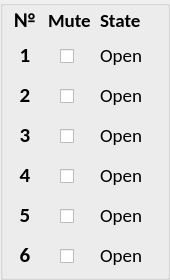
  <widget class="QGroupBox" name="stringsTable">
   <property name="geometry">
    <rect>
     <x>590</x>
     <y>50</y>
     <width>170</width>
     <height>280</height>
    </rect>
   </property>
   <property name="title">
    <string/>
   </property>
   <widget class="QGroupBox" name="stringsTitles">
    <property name="enabled">
     <bool>true</bool>
    </property>
    <property name="geometry">
     <rect>
      <x>10</x>
      <y>40</y>
      <width>30</width>
      <height>230</height>
     </rect>
    </property>
    <property name="font">
     <font>
      <family>Calibri</family>
      <pointsize>11</pointsize>
      <weight>50</weight>
      <bold>false</bold>
     </font>
    </property>
    <property name="styleSheet">
     <string notr="true">QGroupBox { border: none; }</string>
    </property>
    <property name="title">
     <string/>
    </property>
    <property name="flat">
     <bool>false</bool>
    </property>
    <property name="checkable">
     <bool>false</bool>
    </property>
    <property name="checked">
     <bool>false</bool>
    </property>
    <widget class="QLabel" name="labelString1">
     <property name="geometry">
      <rect>
       <x>5</x>
       <y>0</y>
       <width>20</width>
       <height>30</height>
      </rect>
     </property>
     <property name="font">
      <font>
       <family>Calibri</family>
       <pointsize>16</pointsize>
       <weight>75</weight>
       <bold>true</bold>
      </font>
     </property>
     <property name="text">
      <string>1</string>
     </property>
     <property name="alignment">
      <set>Qt::AlignCenter</set>
     </property>
    </widget>
    <widget class="QLabel" name="labelString3">
     <property name="geometry">
      <rect>
       <x>5</x>
       <y>80</y>
       <width>20</width>
       <height>30</height>
      </rect>
     </property>
     <property name="font">
      <font>
       <family>Calibri</family>
       <pointsize>16</pointsize>
       <weight>75</weight>
       <bold>true</bold>
      </font>
     </property>
     <property name="text">
      <string>3</string>
     </property>
     <property name="alignment">
      <set>Qt::AlignCenter</set>
     </property>
    </widget>
    <widget class="QLabel" name="labelString5">
     <property name="geometry">
      <rect>
       <x>5</x>
       <y>160</y>
       <width>20</width>
       <height>30</height>
      </rect>
     </property>
     <property name="font">
      <font>
       <family>Calibri</family>
       <pointsize>16</pointsize>
       <weight>75</weight>
       <bold>true</bold>
      </font>
     </property>
     <property name="text">
      <string>5</string>
     </property>
     <property name="alignment">
      <set>Qt::AlignCenter</set>
     </property>
    </widget>
    <widget class="QLabel" name="labelString6">
     <property name="geometry">
      <rect>
       <x>5</x>
       <y>200</y>
       <width>20</width>
       <height>30</height>
      </rect>
     </property>
     <property name="font">
      <font>
       <family>Calibri</family>
       <pointsize>16</pointsize>
       <weight>75</weight>
       <bold>true</bold>
      </font>
     </property>
     <property name="text">
      <string>6</string>
     </property>
     <property name="alignment">
      <set>Qt::AlignCenter</set>
     </property>
    </widget>
    <widget class="QLabel" name="labelString2">
     <property name="geometry">
      <rect>
       <x>5</x>
       <y>40</y>
       <width>20</width>
       <height>30</height>
      </rect>
     </property>
     <property name="font">
      <font>
       <family>Calibri</family>
       <pointsize>16</pointsize>
       <weight>75</weight>
       <bold>true</bold>
      </font>
     </property>
     <property name="text">
      <string>2</string>
     </property>
     <property name="alignment">
      <set>Qt::AlignCenter</set>
     </property>
    </widget>
    <widget class="QLabel" name="labelString4">
     <property name="geometry">
      <rect>
       <x>5</x>
       <y>120</y>
       <width>20</width>
       <height>30</height>
      </rect>
     </property>
     <property name="font">
      <font>
       <family>Calibri</family>
       <pointsize>16</pointsize>
       <weight>75</weight>
       <bold>true</bold>
      </font>
     </property>
     <property name="text">
      <string>4</string>
     </property>
     <property name="alignment">
      <set>Qt::AlignCenter</set>
     </property>
    </widget>
   </widget>
   <widget class="QGroupBox" name="muteCBs">
    <property name="geometry">
     <rect>
      <x>50</x>
      <y>40</y>
      <width>30</width>
      <height>230</height>
     </rect>
    </property>
    <property name="font">
     <font>
      <family>Calibri</family>
      <pointsize>8</pointsize>
      <weight>50</weight>
      <bold>false</bold>
     </font>
    </property>
    <property name="styleSheet">
     <string notr="true">QGroupBox { border: none; }</string>
    </property>
    <property name="title">
     <string/>
    </property>
    <property name="checkable">
     <bool>false</bool>
    </property>
    <widget class="QCheckBox" name="CBString6">
     <property name="geometry">
      <rect>
       <x>10</x>
       <y>208</y>
       <width>16</width>
       <height>16</height>
      </rect>
     </property>
     <property name="font">
      <font>
       <pointsize>8</pointsize>
       <weight>50</weight>
       <bold>false</bold>
      </font>
     </property>
     <property name="text">
      <string/>
     </property>
     <property name="iconSize">
      <size>
       <width>16</width>
       <height>16</height>
      </size>
     </property>
    </widget>
    <widget class="QCheckBox" name="CBString4">
     <property name="geometry">
      <rect>
       <x>10</x>
       <y>128</y>
       <width>16</width>
       <height>16</height>
      </rect>
     </property>
     <property name="font">
      <font>
       <pointsize>8</pointsize>
       <weight>50</weight>
       <bold>false</bold>
      </font>
     </property>
     <property name="text">
      <string/>
     </property>
     <property name="iconSize">
      <size>
       <width>16</width>
       <height>16</height>
      </size>
     </property>
    </widget>
    <widget class="QCheckBox" name="CBString5">
     <property name="geometry">
      <rect>
       <x>10</x>
       <y>168</y>
       <width>16</width>
       <height>16</height>
      </rect>
     </property>
     <property name="font">
      <font>
       <pointsize>8</pointsize>
       <weight>50</weight>
       <bold>false</bold>
      </font>
     </property>
     <property name="text">
      <string/>
     </property>
     <property name="iconSize">
      <size>
       <width>16</width>
       <height>16</height>
      </size>
     </property>
    </widget>
    <widget class="QCheckBox" name="CBString3">
     <property name="geometry">
      <rect>
       <x>10</x>
       <y>88</y>
       <width>16</width>
       <height>16</height>
      </rect>
     </property>
     <property name="font">
      <font>
       <pointsize>8</pointsize>
       <weight>50</weight>
       <bold>false</bold>
      </font>
     </property>
     <property name="text">
      <string/>
     </property>
     <property name="iconSize">
      <size>
       <width>16</width>
       <height>16</height>
      </size>
     </property>
    </widget>
    <widget class="QCheckBox" name="CBString1">
     <property name="geometry">
      <rect>
       <x>10</x>
       <y>8</y>
       <width>16</width>
       <height>16</height>
      </rect>
     </property>
     <property name="font">
      <font>
       <pointsize>11</pointsize>
       <weight>50</weight>
       <bold>false</bold>
      </font>
     </property>
     <property name="autoFillBackground">
      <bool>false</bool>
     </property>
     <property name="text">
      <string/>
     </property>
     <property name="iconSize">
      <size>
       <width>300</width>
       <height>300</height>
      </size>
     </property>
    </widget>
    <widget class="QCheckBox" name="CBString2">
     <property name="geometry">
      <rect>
       <x>10</x>
       <y>48</y>
       <width>16</width>
       <height>16</height>
      </rect>
     </property>
     <property name="font">
      <font>
       <pointsize>8</pointsize>
       <weight>50</weight>
       <bold>false</bold>
      </font>
     </property>
     <property name="text">
      <string/>
     </property>
     <property name="iconSize">
      <size>
       <width>16</width>
       <height>16</height>
      </size>
     </property>
    </widget>
   </widget>
   <widget class="QGroupBox" name="stringsStates">
    <property name="geometry">
     <rect>
      <x>90</x>
      <y>40</y>
      <width>70</width>
      <height>230</height>
     </rect>
    </property>
    <property name="styleSheet">
     <string notr="true">QGroupBox { border: none; }</string>
    </property>
    <property name="title">
     <string/>
    </property>
    <widget class="QLabel" name="stringState1">
     <property name="geometry">
      <rect>
       <x>10</x>
       <y>0</y>
       <width>60</width>
       <height>30</height>
      </rect>
     </property>
     <property name="font">
      <font>
       <family>Calibri</family>
       <pointsize>14</pointsize>
       <weight>50</weight>
       <italic>false</italic>
       <bold>false</bold>
      </font>
     </property>
     <property name="text">
      <string>Open</string>
     </property>
    </widget>
    <widget class="QLabel" name="stringState4">
     <property name="geometry">
      <rect>
       <x>10</x>
       <y>120</y>
       <width>60</width>
       <height>30</height>
      </rect>
     </property>
     <property name="font">
      <font>
       <family>Calibri</family>
       <pointsize>14</pointsize>
       <weight>50</weight>
       <italic>false</italic>
       <bold>false</bold>
      </font>
     </property>
     <property name="text">
      <string>Open</string>
     </property>
    </widget>
    <widget class="QLabel" name="stringState3">
     <property name="geometry">
      <rect>
       <x>10</x>
       <y>80</y>
       <width>60</width>
       <height>30</height>
      </rect>
     </property>
     <property name="font">
      <font>
       <family>Calibri</family>
       <pointsize>14</pointsize>
       <weight>50</weight>
       <italic>false</italic>
       <bold>false</bold>
      </font>
     </property>
     <property name="text">
      <string>Open</string>
     </property>
    </widget>
    <widget class="QLabel" name="stringState5">
     <property name="geometry">
      <rect>
       <x>10</x>
       <y>160</y>
       <width>60</width>
       <height>30</height>
      </rect>
     </property>
     <property name="font">
      <font>
       <family>Calibri</family>
       <pointsize>14</pointsize>
       <weight>50</weight>
       <italic>false</italic>
       <bold>false</bold>
      </font>
     </property>
     <property name="text">
      <string>Open</string>
     </property>
    </widget>
    <widget class="QLabel" name="stringState2">
     <property name="geometry">
      <rect>
       <x>10</x>
       <y>40</y>
       <width>60</width>
       <height>30</height>
      </rect>
     </property>
     <property name="font">
      <font>
       <family>Calibri</family>
       <pointsize>14</pointsize>
       <weight>50</weight>
       <italic>false</italic>
       <bold>false</bold>
      </font>
     </property>
     <property name="text">
      <string>Open</string>
     </property>
    </widget>
    <widget class="QLabel" name="stringState6">
     <property name="geometry">
      <rect>
       <x>10</x>
       <y>200</y>
       <width>60</width>
       <height>30</height>
      </rect>
     </property>
     <property name="font">
      <font>
       <family>Calibri</family>
       <pointsize>14</pointsize>
       <weight>50</weight>
       <italic>false</italic>
       <bold>false</bold>
      </font>
     </property>
     <property name="text">
      <string>Open</string>
     </property>
    </widget>
   </widget>
   <widget class="QGroupBox" name="stringsTableTitles">
    <property name="geometry">
     <rect>
      <x>10</x>
      <y>10</y>
      <width>150</width>
      <height>20</height>
     </rect>
    </property>
    <property name="styleSheet">
     <string notr="true">QGroupBox { border: none; }</string>
    </property>
    <property name="title">
     <string/>
    </property>
    <widget class="QLabel" name="stringsTableNumberTitle">
     <property name="geometry">
      <rect>
       <x>5</x>
       <y>0</y>
       <width>20</width>
       <height>20</height>
      </rect>
     </property>
     <property name="font">
      <font>
       <family>Calibri</family>
       <pointsize>16</pointsize>
       <weight>75</weight>
       <bold>true</bold>
      </font>
     </property>
     <property name="text">
      <string>№</string>
     </property>
     <property name="alignment">
      <set>Qt::AlignCenter</set>
     </property>
    </widget>
    <widget class="QLabel" name="stringsTableMuteTitle">
     <property name="geometry">
      <rect>
       <x>38</x>
       <y>0</y>
       <width>50</width>
       <height>20</height>
      </rect>
     </property>
     <property name="font">
      <font>
       <family>Calibri</family>
       <pointsize>14</pointsize>
       <weight>75</weight>
       <italic>false</italic>
       <bold>true</bold>
       <kerning>true</kerning>
      </font>
     </property>
     <property name="cursor">
      <cursorShape>ArrowCursor</cursorShape>
     </property>
     <property name="text">
      <string>Mute</string>
     </property>
    </widget>
    <widget class="QLabel" name="stringsTableStateTitle">
     <property name="geometry">
      <rect>
       <x>90</x>
       <y>0</y>
       <width>50</width>
       <height>20</height>
      </rect>
     </property>
     <property name="font">
      <font>
       <family>Calibri</family>
       <pointsize>14</pointsize>
       <weight>75</weight>
       <italic>false</italic>
       <bold>true</bold>
       <kerning>true</kerning>
      </font>
     </property>
     <property name="cursor">
      <cursorShape>ArrowCursor</cursorShape>
     </property>
     <property name="text">
      <string>State</string>
     </property>
    </widget>
   </widget>
  </widget>
